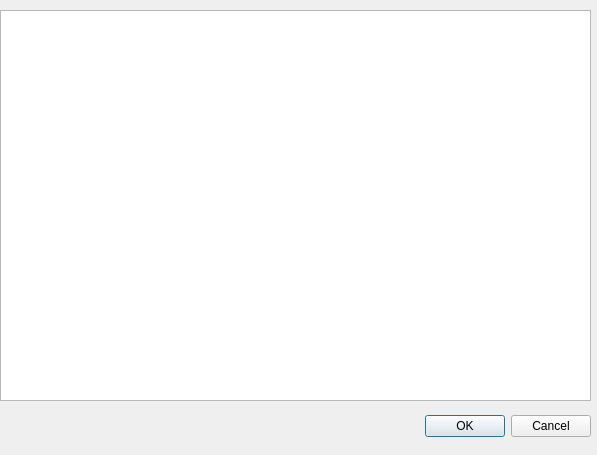
<ui version="4.0" >
 <author></author>
 <comment></comment>
 <exportmacro></exportmacro>
 <class>EditWmlDialog</class>
 <widget class="QDialog" name="EditWmlDialog" >
  <property name="geometry" >
   <rect>
    <x>0</x>
    <y>0</y>
    <width>597</width>
    <height>455</height>
   </rect>
  </property>
  <property name="windowTitle" >
   <string>Dialog</string>
  </property>
  <widget class="QWidget" name="layoutWidget" >
   <property name="geometry" >
    <rect>
     <x>240</x>
     <y>410</y>
     <width>351</width>
     <height>33</height>
    </rect>
   </property>
   <layout class="QHBoxLayout" >
    <property name="margin" >
     <number>0</number>
    </property>
    <property name="spacing" >
     <number>6</number>
    </property>
    <item>
     <spacer>
      <property name="orientation" >
       <enum>Qt::Horizontal</enum>
      </property>
      <property name="sizeHint" >
       <size>
        <width>131</width>
        <height>31</height>
       </size>
      </property>
     </spacer>
    </item>
    <item>
     <widget class="QPushButton" name="okButton" >
      <property name="text" >
       <string>OK</string>
      </property>
     </widget>
    </item>
    <item>
     <widget class="QPushButton" name="cancelButton" >
      <property name="text" >
       <string>Cancel</string>
      </property>
     </widget>
    </item>
   </layout>
  </widget>
  <widget class="QTextEdit" name="wmlTextEdit" >
   <property name="geometry" >
    <rect>
     <x>0</x>
     <y>10</y>
     <width>591</width>
     <height>391</height>
    </rect>
   </property>
  </widget>
 </widget>
 <pixmapfunction></pixmapfunction>
 <resources/>
 <connections>
  <connection>
   <sender>cancelButton</sender>
   <signal>clicked()</signal>
   <receiver>EditWmlDialog</receiver>
   <slot>reject()</slot>
   <hints>
    <hint type="sourcelabel" >
     <x>369</x>
     <y>253</y>
    </hint>
    <hint type="destinationlabel" >
     <x>179</x>
     <y>282</y>
    </hint>
   </hints>
  </connection>
 </connections>
</ui>
